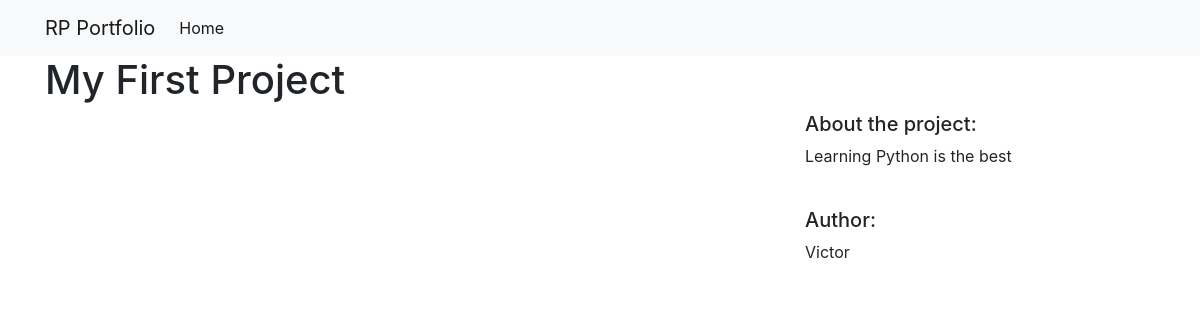
/projects/1/, run on the app's committed database.
### projects/models.py (models this page shows)
class Project(models.Model):
    title = models.CharField(max_length=100)
    text = models.TextField()
    author = models.CharField(max_length=20)

### projects/views.py (the view)
# urls.py: path("<int:pk>/", views.project_detail, name="project_detail"),
def project_detail(request, pk):
    project = Project.objects.get(pk=pk)
    context = {
        'project': project
    }
    return render(request, 'project_detail.html', context)

### projects/templates/project_detail.html
{% extends "base.html" %}
{% load static %}
{% block page_content %}
<h1>{{ project.title }}</h1>
<div class="row">
    <div class="col-md-8">
    </div>
    <div class="col-md-4">
        <h5>About the project:</h5>
        <p>{{ project.text }}</p>
        <br>
        <h5>Author:</h5>
        <p>{{ project.author }}</p>
    </div>
</div>
{% endblock %}

### data on the page
Project: title "My First Project", text "Learning Python is the best", author "Victor"
